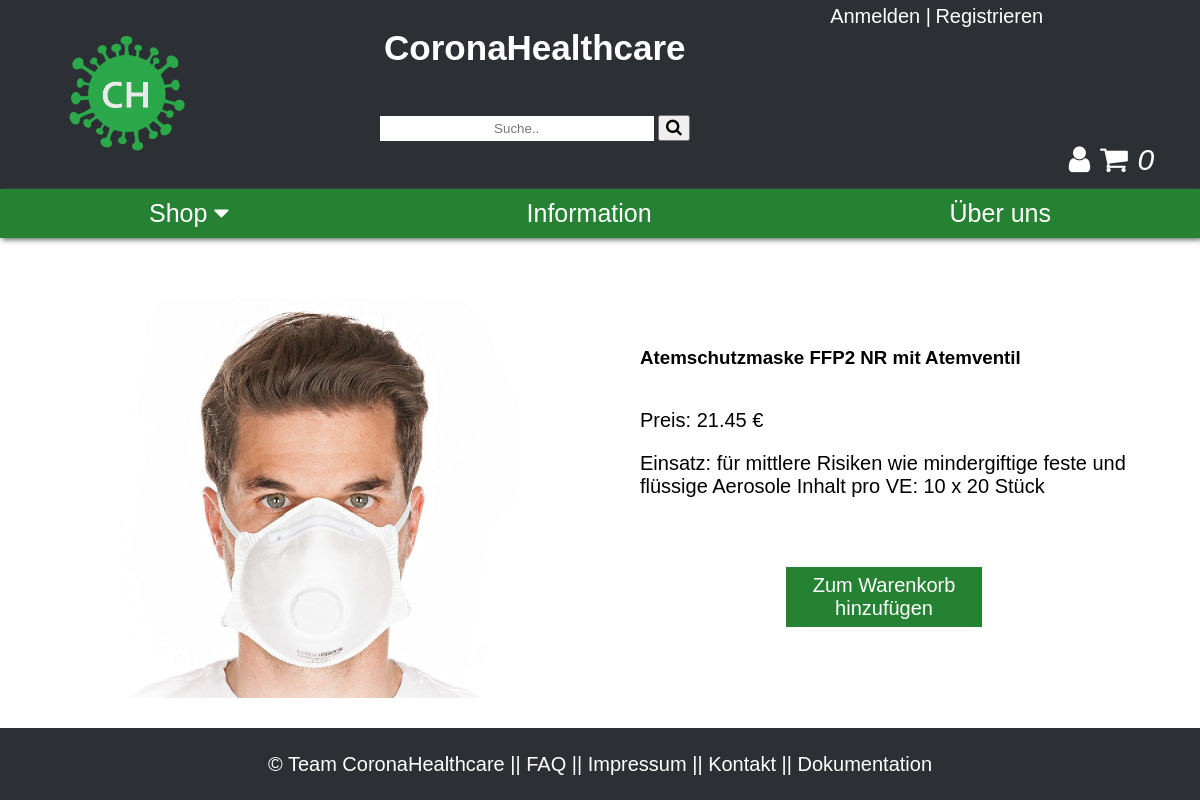
The page /index.php?c=shop&a=product&productID=16 on the database its author committed.
### tables this page shows
CREATE TABLE IF NOT EXISTS `product` (
  `id` INT NOT NULL AUTO_INCREMENT,
  `name` VARCHAR(45) NULL,
  `price` DECIMAL(10,2) NULL,
  `description` VARCHAR(255) NULL DEFAULT 'Zu diesem Produkt gibt es noch keine Beschreibung.',
  `picturepath` VARCHAR(255) NULL DEFAULT 'Kein Bild angegeben',
  `category_id` INT NOT NULL,
  PRIMARY KEY (`id`),
  INDEX `fk_product_category_idx` (`category_id` ASC),
  CONSTRAINT `fk_product_category1`
    FOREIGN KEY (`category_id`)
    REFERENCES `category` (`id`)
    ON DELETE NO ACTION
    ON UPDATE NO ACTION);

### core/controller.class.php (called while the page is built, shortened)
<?php
class Controller
{
	private $_action = null;
	private $_controllerName = null;
	protected $_params = [];
	public function __construct($action = null, $controllerName = null)
	{
		$this->_action         = $action;
		$this->_controllerName = $controllerName;
	}
	public function renderHTML()
	{
		$viewPath = $this->viewPath($this->_controllerName, $this->_action);
		extract($this->_params);
		if(file_exists($viewPath))
		{
				include $viewPath;
		}
		include __DIR__.'/../views/layout.php';
	}
	protected function viewPath($controllerName, $action)
	{
		return __DIR__.'/../views/'.$controllerName.'/'.$action.'.php';
	}
}

### core/_baseModel.class.php (called while the page is built, shortened)
<?php
abstract class BaseModel
{
    public static function tablename()
    {
        $class = get_called_class();
        if(defined($class.'::TABLENAME'))
        {
            return $class::TABLENAME;
        }
        return null;
    }
    public static function find($where = '')
    {
        $db = $GLOBALS['db'];
        $result = null;
        try
        {
            $sql = 'SELECT * FROM ' . self::tablename();
            if(!empty($where))
            {
                $sql .= ' WHERE ' . $where . ';';
            }
            $result = $db->query($sql)->fetchAll();
        }
        catch (PDOException $e)
        {
            die('Select statement failed: ' . $e->getMessage());
        }
        return $result;
    }
    public static function findOne($whereStr = '')
    {
        $results = self::find($whereStr);
        if(count($results) > 0)
        {
            return $results[0];
        }
        return null;
    }
}

### controller/shop_controller.php (called while the page is built, shortened)
<?php
class ShopController extends \app\core\Controller
{
    public function actionProduct()
    {
        $productID = $_GET['productID'];
        $product = \app\models\Product::findOne('id = ' . $productID);
    }
}

### views/shop/product.php (the view, shortened to what this page needs)
<html>
<!DOCTYPE html>
<html lang="de">
<head>
</head>
<body>
<div class="product">
<div class="product-left">
<?php if($productPicture != 'Kein Bild angegeben'):  ?>
                    <img src="assets/<?=$productPicture?>">
                <?php else : ?>
                    <img src="assets/Logo.png">
                <?php endif; ?>
                </div>
<div class = "product-right">
    <h3><?=$productName?> </h3>
    <p>Preis: <?=$productPrice?> €</p>
    <p><?=$productDescription?></p>
    <form action="index.php?c=shop&a=addProduct" method="post">
    <button class="add-to-cart">Zum Warenkorb hinzufügen</button></div>
    </div>
    </body>
    </html>

### assets/styles/style.css (style rules this page uses)
* { text-decoration: none; text-align: center; font-family: Arial, sans-serif; }
body { margin: 0; margin-bottom: 10vh; }
.product { display: flex; text-align: center; flex-direction: row; }
.product p { font-size: 20px; }
.product-right { margin-top: 7.5%; padding-left: 10%; margin-right: 6%; flex: 60%; }
.product-right p { text-align: left; }
.product-right h3 { text-align: left; padding-bottom: 20px; }
.product-left { float: left; margin-left: 10%; margin-top: 5%; flex: 40%; }
.product img { width: 400px; height: 400px; }
.product button { margin-top: 10%; width: 40%; padding: 1.5%; border: none; background-color: rgb(36, 130, 50); text-align: center; cursor: pointer; font-size: 20px; transition-duration: 0.3s; color: white; }

### rows shown on the page
product: picturepath (picture), name "Atemschutzmaske FFP2 NR mit Atemventil", price "21.45", description "Einsatz: für mittlere Risiken wie mindergiftige feste und flüssige Aerosole Inhalt pro VE: 10 x 20 Stück"
